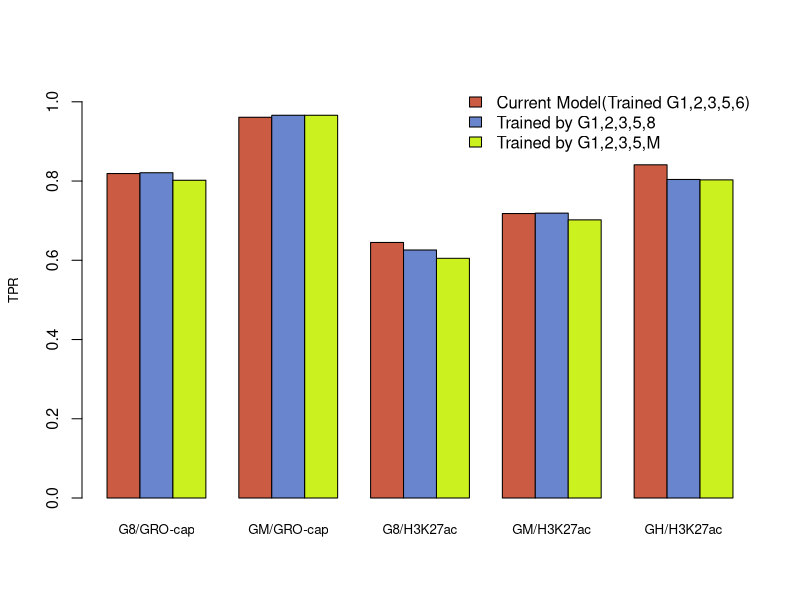

The R script that drew this image:
tpr.grocap.G8 <- c( 0.819, 0.821, 0.802)
tpr.grocap.gm <- c( 0.961, 0.966, 0.966)
tpr.h3k27ac.G8 <- c( 0.645, 0.626, 0.605)
tpr.h3k27ac.gm <- c( 0.718, 0.719, 0.702)
tpr.h3k27ac.gh <- c( 0.841, 0.804, 0.803)


cols=c("#cb5b42", "#6985cd", "#cbf21f");

pdf("fig-S6B.pdf");
x <- cbind( C11=tpr.grocap.G8,  C12=tpr.grocap.gm,  #C14=tpr.grocap.gh, 
            C21=tpr.h3k27ac.G8, C22=tpr.h3k27ac.gm, C23=tpr.h3k27ac.gh);
x.names <- c("G8/GRO-cap", "GM/GRO-cap", "G8/H3K27ac", "GM/H3K27ac", "GH/H3K27ac");

barplot(x, xlab="", ylab= "TPR", beside=TRUE, col=cols, ylim=c(0,1.05), names.arg=x.names, cex.axis=0.95, cex.names=0.8, cex.lab=0.8)

# Place the legend at the top-left corner with no frame
# using rainbow colors
legend("topright", c("Current Model(Trained G1,2,3,5,6)","Trained by G1,2,3,5,8", "Trained by G1,2,3,5,M"), cex=1.0,  bty="n", fill=cols);

dev.off()